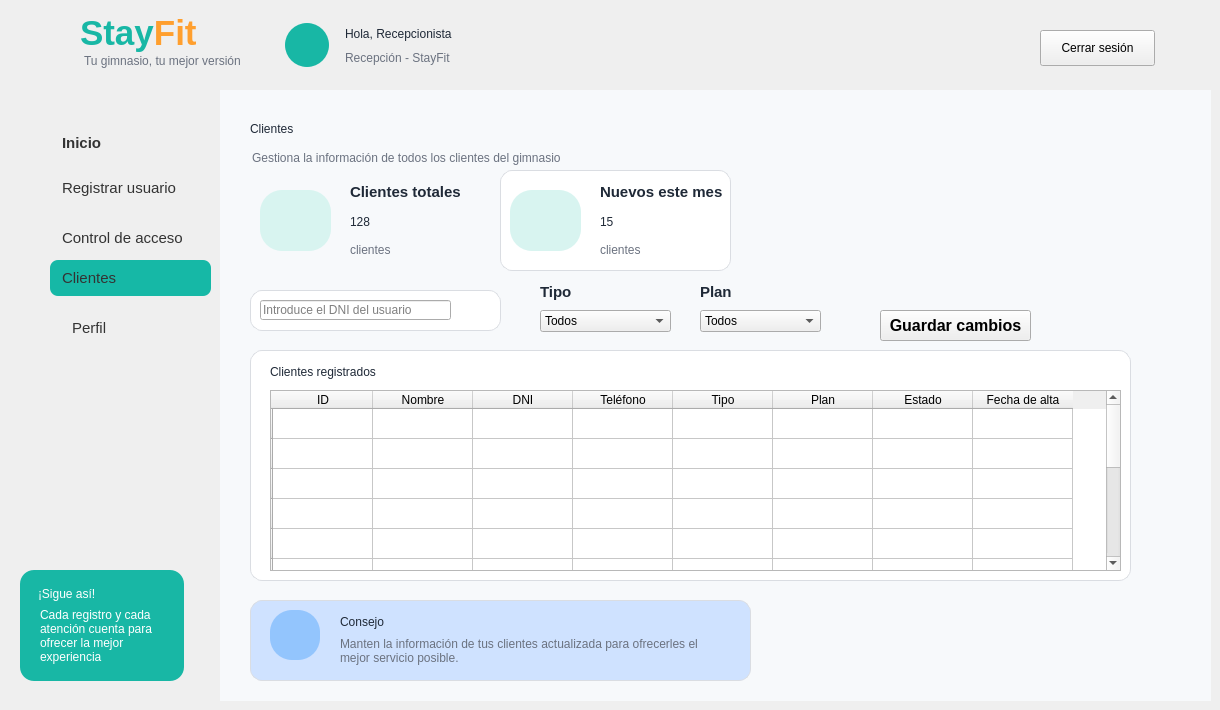
  <widget class="QWidget" name="centralwidget">
   <widget class="QFrame" name="frameHeader">
    <property name="geometry">
     <rect>
      <x>0</x>
      <y>0</y>
      <width>1201</width>
      <height>91</height>
     </rect>
    </property>
    <property name="frameShape">
     <enum>QFrame::NoFrame</enum>
    </property>
    <widget class="QLabel" name="lblLogoIcono">
     <property name="geometry">
      <rect>
       <x>18</x>
       <y>10</y>
       <width>65</width>
       <height>65</height>
      </rect>
     </property>
     <property name="styleSheet">
      <string notr="true">font: 28pt &quot;Segoe UI Emoji&quot;; color: #18B7A5;</string>
     </property>
     <property name="text">
      <string/>
     </property>
     <property name="pixmap">
      <pixmap>../imagenes/logo_stayfit.png</pixmap>
     </property>
     <property name="scaledContents">
      <bool>true</bool>
     </property>
    </widget>
    <widget class="QLabel" name="labelStayFitHeader">
     <property name="geometry">
      <rect>
       <x>80</x>
       <y>8</y>
       <width>170</width>
       <height>51</height>
      </rect>
     </property>
     <property name="text">
      <string>&lt;html&gt;&lt;head/&gt;&lt;body&gt;&lt;p&gt;&lt;span style=&quot; font-size:26pt; font-weight:700; color:#18B7A5;&quot;&gt;Stay&lt;/span&gt;&lt;span style=&quot; font-size:26pt; font-weight:700; color:#FF9F2E;&quot;&gt;Fit&lt;/span&gt;&lt;/p&gt;&lt;/body&gt;&lt;/html&gt;</string>
     </property>
    </widget>
    <widget class="QLabel" name="labelSubtituloHeader">
     <property name="geometry">
      <rect>
       <x>84</x>
       <y>52</y>
       <width>170</width>
       <height>18</height>
      </rect>
     </property>
     <property name="styleSheet">
      <string notr="true">color: #6B7280; font: 9pt &quot;Segoe UI&quot;;</string>
     </property>
     <property name="text">
      <string>Tu gimnasio, tu mejor versión</string>
     </property>
    </widget>
    <widget class="QLabel" name="lblAvatarCliente">
     <property name="geometry">
      <rect>
       <x>285</x>
       <y>23</y>
       <width>44</width>
       <height>44</height>
      </rect>
     </property>
     <property name="styleSheet">
      <string notr="true">background-color: #18B7A5; color: white; border-radius: 22px; font: 20pt &quot;Segoe UI Emoji&quot;;</string>
     </property>
     <property name="text">
      <string/>
     </property>
     <property name="pixmap">
      <pixmap>../imagenes/usuario.png</pixmap>
     </property>
     <property name="scaledContents">
      <bool>true</bool>
     </property>
    </widget>
    <widget class="QLabel" name="lblNombreCliente">
     <property name="geometry">
      <rect>
       <x>345</x>
       <y>22</y>
       <width>270</width>
       <height>24</height>
      </rect>
     </property>
     <property name="styleSheet">
      <string notr="true">font: bold 13pt &quot;Segoe UI&quot;; color: #1F2937;</string>
     </property>
     <property name="text">
      <string>Hola, Recepcionista</string>
     </property>
    </widget>
    <widget class="QLabel" name="lblFechaAltaCliente">
     <property name="geometry">
      <rect>
       <x>345</x>
       <y>48</y>
       <width>250</width>
       <height>20</height>
      </rect>
     </property>
     <property name="styleSheet">
      <string notr="true">font: 10pt &quot;Segoe UI&quot;; color: #6B7280;</string>
     </property>
     <property name="text">
      <string>Recepción - StayFit</string>
     </property>
    </widget>
    <widget class="QPushButton" name="btnCerrarSesion">
     <property name="geometry">
      <rect>
       <x>1040</x>
       <y>30</y>
       <width>115</width>
       <height>36</height>
      </rect>
     </property>
     <property name="text">
      <string>Cerrar sesión</string>
     </property>
    </widget>
    <widget class="QLabel" name="label_17">
     <property name="geometry">
      <rect>
       <x>510</x>
       <y>20</y>
       <width>31</width>
       <height>31</height>
      </rect>
     </property>
     <property name="text">
      <string/>
     </property>
     <property name="pixmap">
      <pixmap>src/vista/imagenes/ola.png</pixmap>
     </property>
     <property name="scaledContents">
      <bool>true</bool>
     </property>
    </widget>
   </widget>
   <widget class="QFrame" name="frameMenu">
    <property name="geometry">
     <rect>
      <x>0</x>
      <y>90</y>
      <width>220</width>
      <height>611</height>
     </rect>
    </property>
    <property name="frameShape">
     <enum>QFrame::NoFrame</enum>
    </property>
    <widget class="QPushButton" name="btnClientes">
     <property name="geometry">
      <rect>
       <x>50</x>
       <y>170</y>
       <width>161</width>
       <height>36</height>
      </rect>
     </property>
     <property name="font">
      <font>
       <family>Segoe UI</family>
       <pointsize>11</pointsize>
      </font>
     </property>
     <property name="toolTip">
      <string>&lt;html&gt;&lt;head/&gt;&lt;body&gt;&lt;p align=&quot;center&quot;&gt;&lt;br/&gt;&lt;/p&gt;&lt;/body&gt;&lt;/html&gt;</string>
     </property>
     <property name="layoutDirection">
      <enum>Qt::LeftToRight</enum>
     </property>
     <property name="styleSheet">
      <string notr="true">QPushButton {
    background-color:#16B8A6;
    border: none;
    border-radius: 8px;
    padding: 8px 12px;
    text-align: left;
    color: #333333;
}

QPushButton:hover {
    background-color: #E8F8F5;
}

QPushButton:checked {
    background-color: #DDF7F3;
    color: #333333;
    font-weight: bold;
}</string>
     </property>
     <property name="text">
      <string>Clientes</string>
     </property>
    </widget>
    <widget class="QPushButton" name="btnInicio">
     <property name="geometry">
      <rect>
       <x>50</x>
       <y>35</y>
       <width>150</width>
       <height>36</height>
      </rect>
     </property>
     <property name="font">
      <font>
       <family>Segoe UI</family>
       <pointsize>11</pointsize>
       <weight>75</weight>
       <italic>false</italic>
       <bold>true</bold>
      </font>
     </property>
     <property name="styleSheet">
      <string notr="true">QPushButton {
    background-color: transparent;
    border: none;
    border-radius: 8px;
    padding: 8px 12px;
    text-align: left;
    color: #333333;
}

QPushButton:hover {
    background-color: #E8F8F5;
}

QPushButton:checked {
    background-color: #DDF7F3;
    color: #333333;
    font-weight: bold;
}</string>
     </property>
     <property name="text">
      <string>Inicio</string>
     </property>
    </widget>
    <widget class="QPushButton" name="btnRegistroUsuario">
     <property name="geometry">
      <rect>
       <x>50</x>
       <y>80</y>
       <width>150</width>
       <height>36</height>
      </rect>
     </property>
     <property name="font">
      <font>
       <family>Segoe UI</family>
       <pointsize>11</pointsize>
      </font>
     </property>
     <property name="styleSheet">
      <string notr="true">QPushButton {
    background-color: transparent;
    border: none;
    border-radius: 8px;
    padding: 8px 12px;
    text-align: left;
    color: #333333;
}

QPushButton:hover {
    background-color: #E8F8F5;
}

QPushButton:checked {
    background-color: #DDF7F3;
    color: #333333;
    font-weight: bold;
}</string>
     </property>
     <property name="text">
      <string>Registrar usuario</string>
     </property>
    </widget>
    <widget class="QPushButton" name="btnControlAcceso">
     <property name="geometry">
      <rect>
       <x>50</x>
       <y>130</y>
       <width>150</width>
       <height>36</height>
      </rect>
     </property>
     <property name="font">
      <font>
       <family>Segoe UI</family>
       <pointsize>11</pointsize>
      </font>
     </property>
     <property name="styleSheet">
      <string notr="true">QPushButton {
    background-color: transparent;
    border: none;
    border-radius: 8px;
    padding: 8px 12px;
    text-align: left;
    color: #333333;
}

QPushButton:hover {
    background-color: #E8F8F5;
}

QPushButton:checked {
    background-color: #DDF7F3;
    color: #333333;
    font-weight: bold;
}</string>
     </property>
     <property name="text">
      <string>Control de acceso</string>
     </property>
    </widget>
    <widget class="QFrame" name="cardSigue">
     <property name="geometry">
      <rect>
       <x>20</x>
       <y>480</y>
       <width>164</width>
       <height>111</height>
      </rect>
     </property>
     <property name="styleSheet">
      <string notr="true">QFrame#cardSigue { background-color: #18B7A5; border-radius: 14px; border: none; }</string>
     </property>
     <widget class="QLabel" name="lblSigue">
      <property name="geometry">
       <rect>
        <x>18</x>
        <y>12</y>
        <width>130</width>
        <height>24</height>
       </rect>
      </property>
      <property name="styleSheet">
       <string notr="true">color:white; font:bold 11pt &quot;Segoe UI&quot;;</string>
      </property>
      <property name="text">
       <string>¡Sigue así!</string>
      </property>
     </widget>
     <widget class="QLabel" name="lblSigueTexto">
      <property name="geometry">
       <rect>
        <x>20</x>
        <y>30</y>
        <width>130</width>
        <height>71</height>
       </rect>
      </property>
      <property name="styleSheet">
       <string notr="true">color:white; font:9pt &quot;Segoe UI&quot;;</string>
      </property>
      <property name="text">
       <string>Cada registro y cada atención cuenta para ofrecer la mejor experiencia</string>
      </property>
      <property name="wordWrap">
       <bool>true</bool>
      </property>
     </widget>
    </widget>
    <widget class="QLabel" name="label">
     <property name="geometry">
      <rect>
       <x>20</x>
       <y>40</y>
       <width>20</width>
       <height>20</height>
      </rect>
     </property>
     <property name="text">
      <string/>
     </property>
     <property name="pixmap">
      <pixmap>../imagenes/casa_inicio.png</pixmap>
     </property>
     <property name="scaledContents">
      <bool>true</bool>
     </property>
    </widget>
    <widget class="QLabel" name="label_3">
     <property name="geometry">
      <rect>
       <x>15</x>
       <y>130</y>
       <width>25</width>
       <height>25</height>
      </rect>
     </property>
     <property name="text">
      <string/>
     </property>
     <property name="pixmap">
      <pixmap>../imagenes/control de acceso.png</pixmap>
     </property>
     <property name="scaledContents">
      <bool>true</bool>
     </property>
    </widget>
    <widget class="QLabel" name="label_12">
     <property name="geometry">
      <rect>
       <x>15</x>
       <y>80</y>
       <width>31</width>
       <height>31</height>
      </rect>
     </property>
     <property name="text">
      <string/>
     </property>
     <property name="pixmap">
      <pixmap>../imagenes/registrar usuario.png</pixmap>
     </property>
     <property name="scaledContents">
      <bool>true</bool>
     </property>
    </widget>
    <widget class="QLabel" name="label_8">
     <property name="geometry">
      <rect>
       <x>15</x>
       <y>170</y>
       <width>31</width>
       <height>31</height>
      </rect>
     </property>
     <property name="text">
      <string/>
     </property>
     <property name="pixmap">
      <pixmap>../imagenes/clientes.png</pixmap>
     </property>
     <property name="scaledContents">
      <bool>true</bool>
     </property>
    </widget>
    <widget class="QLabel" name="label_11">
     <property name="geometry">
      <rect>
       <x>20</x>
       <y>230</y>
       <width>23</width>
       <height>23</height>
      </rect>
     </property>
     <property name="text">
      <string/>
     </property>
     <property name="pixmap">
      <pixmap>../imagenes/usuario.png</pixmap>
     </property>
     <property name="scaledContents">
      <bool>true</bool>
     </property>
    </widget>
    <widget class="QPushButton" name="btnPerfil">
     <property name="geometry">
      <rect>
       <x>60</x>
       <y>220</y>
       <width>161</width>
       <height>36</height>
      </rect>
     </property>
     <property name="font">
      <font>
       <family>Segoe UI</family>
       <pointsize>11</pointsize>
       <weight>50</weight>
       <italic>false</italic>
       <bold>false</bold>
      </font>
     </property>
     <property name="styleSheet">
      <string notr="true">QPushButton {
    background-color: transparent;
    border: none;
    border-radius: 8px;
    padding: 8px 12px;
    text-align: left;
    color: #333333;
}

QPushButton:hover {
    background-color: #E8F8F5;
}

QPushButton:checked {
    background-color: #DDF7F3;
    color: #333333;
    font-weight: bold;
}</string>
     </property>
     <property name="text">
      <string>Perfil</string>
     </property>
    </widget>
   </widget>
   <widget class="QFrame" name="frameContenido">
    <property name="geometry">
     <rect>
      <x>220</x>
      <y>90</y>
      <width>991</width>
      <height>611</height>
     </rect>
    </property>
    <property name="frameShape">
     <enum>QFrame::NoFrame</enum>
    </property>
    <widget class="QLabel" name="lblBienvenida">
     <property name="geometry">
      <rect>
       <x>30</x>
       <y>22</y>
       <width>341</width>
       <height>34</height>
      </rect>
     </property>
     <property name="styleSheet">
      <string notr="true">font:bold 20pt &quot;Segoe UI&quot;; color:#1F2937;</string>
     </property>
     <property name="text">
      <string>Clientes</string>
     </property>
    </widget>
    <widget class="QLabel" name="lblResumen">
     <property name="geometry">
      <rect>
       <x>32</x>
       <y>58</y>
       <width>470</width>
       <height>20</height>
      </rect>
     </property>
     <property name="styleSheet">
      <string notr="true">font:9pt &quot;Segoe UI&quot;; color:#6B7280;</string>
     </property>
     <property name="text">
      <string>Gestiona la información de todos los clientes del gimnasio</string>
     </property>
    </widget>
    <widget class="QFrame" name="card1">
     <property name="geometry">
      <rect>
       <x>30</x>
       <y>80</y>
       <width>221</width>
       <height>101</height>
      </rect>
     </property>
     <widget class="QLabel" name="lblNombreCliente_13">
      <property name="geometry">
       <rect>
        <x>100</x>
        <y>10</y>
        <width>270</width>
        <height>24</height>
       </rect>
      </property>
      <property name="font">
       <font>
        <family>Segoe UI</family>
        <pointsize>11</pointsize>
        <weight>75</weight>
        <italic>false</italic>
        <bold>true</bold>
       </font>
      </property>
      <property name="styleSheet">
       <string notr="true">font: bold 11pt &quot;Segoe UI&quot;; color: #1F2937;</string>
      </property>
      <property name="text">
       <string>Clientes totales</string>
      </property>
     </widget>
     <widget class="QLabel" name="label_9">
      <property name="geometry">
       <rect>
        <x>25</x>
        <y>30</y>
        <width>41</width>
        <height>41</height>
       </rect>
      </property>
      <property name="text">
       <string/>
      </property>
      <property name="pixmap">
       <pixmap>../imagenes/clientes.png</pixmap>
      </property>
      <property name="scaledContents">
       <bool>true</bool>
      </property>
     </widget>
     <widget class="QLabel" name="lblIconAs_8">
      <property name="geometry">
       <rect>
        <x>10</x>
        <y>20</y>
        <width>71</width>
        <height>61</height>
       </rect>
      </property>
      <property name="styleSheet">
       <string notr="true">background-color:#D8F4F0; color:#18B7A5; border-radius:22px; font:bold 20pt &quot;Segoe UI&quot;;</string>
      </property>
      <property name="text">
       <string/>
      </property>
     </widget>
     <widget class="QLabel" name="lblTotalClientes">
      <property name="geometry">
       <rect>
        <x>100</x>
        <y>40</y>
        <width>61</width>
        <height>24</height>
       </rect>
      </property>
      <property name="styleSheet">
       <string notr="true">font: bold 20pt &quot;Segoe UI&quot;; color: #1F2937;</string>
      </property>
      <property name="text">
       <string>128</string>
      </property>
     </widget>
     <widget class="QLabel" name="lblResumen_8">
      <property name="geometry">
       <rect>
        <x>100</x>
        <y>70</y>
        <width>251</width>
        <height>20</height>
       </rect>
      </property>
      <property name="styleSheet">
       <string notr="true">font:9pt &quot;Segoe UI&quot;; color:#6B7280;</string>
      </property>
      <property name="text">
       <string>clientes</string>
      </property>
     </widget>
     <zorder>lblIconAs_8</zorder>
     <zorder>lblNombreCliente_13</zorder>
     <zorder>label_9</zorder>
     <zorder>lblTotalClientes</zorder>
     <zorder>lblResumen_8</zorder>
    </widget>
    <widget class="QLabel" name="label_19">
     <property name="geometry">
      <rect>
       <x>-380</x>
       <y>0</y>
       <width>1391</width>
       <height>621</height>
      </rect>
     </property>
     <property name="styleSheet">
      <string notr="true">background:#F7F9FB</string>
     </property>
     <property name="text">
      <string/>
     </property>
     <property name="pixmap">
      <pixmap>../imagenes/reborde_ola.png</pixmap>
     </property>
     <property name="scaledContents">
      <bool>true</bool>
     </property>
    </widget>
    <widget class="QFrame" name="card1_2">
     <property name="geometry">
      <rect>
       <x>30</x>
       <y>510</y>
       <width>501</width>
       <height>81</height>
      </rect>
     </property>
     <property name="styleSheet">
      <string notr="true">#card1_2 {
    background-color: #CFE2FF;
    border: 1px solid #DADDE2;
    border-radius: 12px;
}</string>
     </property>
     <widget class="QLabel" name="label_15">
      <property name="geometry">
       <rect>
        <x>30</x>
        <y>20</y>
        <width>31</width>
        <height>31</height>
       </rect>
      </property>
      <property name="text">
       <string/>
      </property>
      <property name="pixmap">
       <pixmap>../imagenes/usuario.png</pixmap>
      </property>
      <property name="scaledContents">
       <bool>true</bool>
      </property>
     </widget>
     <widget class="QLabel" name="lblNombreCliente_4">
      <property name="geometry">
       <rect>
        <x>90</x>
        <y>10</y>
        <width>270</width>
        <height>24</height>
       </rect>
      </property>
      <property name="styleSheet">
       <string notr="true">font: bold 13pt &quot;Segoe UI&quot;; color: #1F2937;</string>
      </property>
      <property name="text">
       <string>Consejo</string>
      </property>
     </widget>
     <widget class="QLabel" name="lblIconAs_4">
      <property name="geometry">
       <rect>
        <x>20</x>
        <y>10</y>
        <width>50</width>
        <height>50</height>
       </rect>
      </property>
      <property name="styleSheet">
       <string notr="true">background-color:#93C5FD; color:#18B7A5; border-radius:22px; font:bold 20pt &quot;Segoe UI&quot;;</string>
      </property>
      <property name="text">
       <string/>
      </property>
     </widget>
     <widget class="QLabel" name="lblResumen_2">
      <property name="geometry">
       <rect>
        <x>90</x>
        <y>10</y>
        <width>381</width>
        <height>81</height>
       </rect>
      </property>
      <property name="acceptDrops">
       <bool>false</bool>
      </property>
      <property name="autoFillBackground">
       <bool>false</bool>
      </property>
      <property name="styleSheet">
       <string notr="true">font:9pt &quot;Segoe UI&quot;; color:#6B7280;</string>
      </property>
      <property name="text">
       <string>Manten la información de tus clientes actualizada para ofrecerles el mejor servicio posible.</string>
      </property>
      <property name="scaledContents">
       <bool>false</bool>
      </property>
      <property name="wordWrap">
       <bool>true</bool>
      </property>
     </widget>
     <widget class="QLabel" name="label_13">
      <property name="geometry">
       <rect>
        <x>30</x>
        <y>20</y>
        <width>31</width>
        <height>31</height>
       </rect>
      </property>
      <property name="text">
       <string/>
      </property>
      <property name="pixmap">
       <pixmap>../imagenes/informacion.png</pixmap>
      </property>
      <property name="scaledContents">
       <bool>true</bool>
      </property>
     </widget>
    </widget>
    <widget class="QFrame" name="card1_6">
     <property name="geometry">
      <rect>
       <x>30</x>
       <y>260</y>
       <width>881</width>
       <height>231</height>
      </rect>
     </property>
     <property name="styleSheet">
      <string notr="true">#card1_6 {
    background-color: #FFFFFF;
    border: 1px solid #DADDE2;
    border-radius: 12px;
}</string>
     </property>
     <widget class="QLabel" name="lblNombreCliente_12">
      <property name="geometry">
       <rect>
        <x>20</x>
        <y>10</y>
        <width>270</width>
        <height>24</height>
       </rect>
      </property>
      <property name="styleSheet">
       <string notr="true">font: bold 13pt &quot;Segoe UI&quot;; color: #1F2937;</string>
      </property>
      <property name="text">
       <string>Clientes registrados</string>
      </property>
     </widget>
     <widget class="QTableWidget" name="tablaClientes">
      <property name="geometry">
       <rect>
        <x>20</x>
        <y>40</y>
        <width>851</width>
        <height>181</height>
       </rect>
      </property>
      <row>
       <property name="text">
        <string/>
       </property>
      </row>
      <row>
       <property name="text">
        <string/>
       </property>
      </row>
      <row>
       <property name="text">
        <string/>
       </property>
      </row>
      <row>
       <property name="text">
        <string/>
       </property>
      </row>
      <row>
       <property name="text">
        <string/>
       </property>
      </row>
      <row>
       <property name="text">
        <string/>
       </property>
      </row>
      <row>
       <property name="text">
        <string/>
       </property>
      </row>
      <row>
       <property name="text">
        <string/>
       </property>
      </row>
      <row>
       <property name="text">
        <string/>
       </property>
      </row>
      <row>
       <property name="text">
        <string/>
       </property>
      </row>
      <row>
       <property name="text">
        <string/>
       </property>
      </row>
      <row>
       <property name="text">
        <string/>
       </property>
      </row>
      <column>
       <property name="text">
        <string>ID</string>
       </property>
      </column>
      <column>
       <property name="text">
        <string>Nombre</string>
       </property>
      </column>
      <column>
       <property name="text">
        <string>DNI</string>
       </property>
      </column>
      <column>
       <property name="text">
        <string>Teléfono</string>
       </property>
      </column>
      <column>
       <property name="text">
        <string>Tipo</string>
       </property>
      </column>
      <column>
       <property name="text">
        <string>Plan</string>
       </property>
      </column>
      <column>
       <property name="text">
        <string>Estado</string>
       </property>
      </column>
      <column>
       <property name="text">
        <string>Fecha de alta</string>
       </property>
      </column>
     </widget>
    </widget>
    <widget class="QFrame" name="card1_10">
     <property name="geometry">
      <rect>
       <x>280</x>
       <y>80</y>
       <width>231</width>
       <height>101</height>
      </rect>
     </property>
     <property name="styleSheet">
      <string notr="true">#card1_10 {
    background-color: #FFFFFF;
    border: 1px solid #DADDE2;
    border-radius: 12px;
}</string>
     </property>
     <widget class="QLabel" name="lblNombreCliente_21">
      <property name="geometry">
       <rect>
        <x>100</x>
        <y>10</y>
        <width>270</width>
        <height>24</height>
       </rect>
      </property>
      <property name="font">
       <font>
        <family>Segoe UI</family>
        <pointsize>11</pointsize>
        <weight>75</weight>
        <italic>false</italic>
        <bold>true</bold>
       </font>
      </property>
      <property name="styleSheet">
       <string notr="true">font: bold 11pt &quot;Segoe UI&quot;; color: #1F2937;</string>
      </property>
      <property name="text">
       <string>Nuevos este mes</string>
      </property>
     </widget>
     <widget class="QLabel" name="label_22">
      <property name="geometry">
       <rect>
        <x>25</x>
        <y>30</y>
        <width>41</width>
        <height>41</height>
       </rect>
      </property>
      <property name="text">
       <string/>
      </property>
      <property name="pixmap">
       <pixmap>../imagenes/clientes.png</pixmap>
      </property>
      <property name="scaledContents">
       <bool>true</bool>
      </property>
     </widget>
     <widget class="QLabel" name="lblIconAs_12">
      <property name="geometry">
       <rect>
        <x>10</x>
        <y>20</y>
        <width>71</width>
        <height>61</height>
       </rect>
      </property>
      <property name="styleSheet">
       <string notr="true">background-color:#D8F4F0; color:#18B7A5; border-radius:22px; font:bold 20pt &quot;Segoe UI&quot;;</string>
      </property>
      <property name="text">
       <string/>
      </property>
     </widget>
     <widget class="QLabel" name="lblNuevosMes">
      <property name="geometry">
       <rect>
        <x>100</x>
        <y>40</y>
        <width>61</width>
        <height>24</height>
       </rect>
      </property>
      <property name="styleSheet">
       <string notr="true">font: bold 20pt &quot;Segoe UI&quot;; color: #1F2937;</string>
      </property>
      <property name="text">
       <string>15</string>
      </property>
     </widget>
     <widget class="QLabel" name="lblResumen_12">
      <property name="geometry">
       <rect>
        <x>100</x>
        <y>70</y>
        <width>251</width>
        <height>20</height>
       </rect>
      </property>
      <property name="styleSheet">
       <string notr="true">font:9pt &quot;Segoe UI&quot;; color:#6B7280;</string>
      </property>
      <property name="text">
       <string>clientes</string>
      </property>
     </widget>
     <widget class="QFrame" name="card1_11">
      <property name="geometry">
       <rect>
        <x>160</x>
        <y>90</y>
        <width>221</width>
        <height>101</height>
       </rect>
      </property>
      <property name="styleSheet">
       <string notr="true">#card1_7 {
    background-color: #FFFFFF;
    border: 1px solid #DADDE2;
    border-radius: 12px;
}</string>
      </property>
      <widget class="QLabel" name="lblNombreCliente_23">
       <property name="geometry">
        <rect>
         <x>100</x>
         <y>10</y>
         <width>270</width>
         <height>24</height>
        </rect>
       </property>
       <property name="font">
        <font>
         <family>Segoe UI</family>
         <pointsize>11</pointsize>
         <weight>75</weight>
         <italic>false</italic>
         <bold>true</bold>
        </font>
       </property>
       <property name="styleSheet">
        <string notr="true">font: bold 11pt &quot;Segoe UI&quot;; color: #1F2937;</string>
       </property>
       <property name="text">
        <string>Clientes totales</string>
       </property>
      </widget>
      <widget class="QLabel" name="label_23">
       <property name="geometry">
        <rect>
         <x>25</x>
         <y>30</y>
         <width>41</width>
         <height>41</height>
        </rect>
       </property>
       <property name="text">
        <string/>
       </property>
       <property name="pixmap">
        <pixmap>../imagenes/clientes.png</pixmap>
       </property>
       <property name="scaledContents">
        <bool>true</bool>
       </property>
      </widget>
      <widget class="QLabel" name="lblIconAs_13">
       <property name="geometry">
        <rect>
         <x>10</x>
         <y>20</y>
         <width>71</width>
         <height>61</height>
        </rect>
       </property>
       <property name="styleSheet">
        <string notr="true">background-color:#D8F4F0; color:#18B7A5; border-radius:22px; font:bold 20pt &quot;Segoe UI&quot;;</string>
       </property>
       <property name="text">
        <string/>
       </property>
      </widget>
      <widget class="QLabel" name="lblNombreCliente_24">
       <property name="geometry">
        <rect>
         <x>100</x>
         <y>40</y>
         <width>61</width>
         <height>24</height>
        </rect>
       </property>
       <property name="styleSheet">
        <string notr="true">font: bold 20pt &quot;Segoe UI&quot;; color: #1F2937;</string>
       </property>
       <property name="text">
        <string>128</string>
       </property>
      </widget>
      <widget class="QLabel" name="lblResumen_13">
       <property name="geometry">
        <rect>
         <x>100</x>
         <y>70</y>
         <width>251</width>
         <height>20</height>
        </rect>
       </property>
       <property name="styleSheet">
        <string notr="true">font:9pt &quot;Segoe UI&quot;; color:#6B7280;</string>
       </property>
       <property name="text">
        <string>clientes</string>
       </property>
      </widget>
     </widget>
     <widget class="QLabel" name="label_26">
      <property name="geometry">
       <rect>
        <x>25</x>
        <y>30</y>
        <width>41</width>
        <height>41</height>
       </rect>
      </property>
      <property name="text">
       <string/>
      </property>
      <property name="pixmap">
       <pixmap>../imagenes/usuario.png</pixmap>
      </property>
      <property name="scaledContents">
       <bool>true</bool>
      </property>
     </widget>
    </widget>
    <widget class="QFrame" name="card1_4">
     <property name="geometry">
      <rect>
       <x>30</x>
       <y>200</y>
       <width>251</width>
       <height>41</height>
      </rect>
     </property>
     <property name="styleSheet">
      <string notr="true">#card1_4{
    background-color: #FFFFFF;
    border: 1px solid #DADDE2;
    border-radius: 12px;
}</string>
     </property>
     <widget class="QLineEdit" name="lblBuscarDNI">
      <property name="geometry">
       <rect>
        <x>10</x>
        <y>10</y>
        <width>191</width>
        <height>20</height>
       </rect>
      </property>
      <property name="text">
       <string/>
      </property>
      <property name="placeholderText">
       <string>Introduce el DNI del usuario</string>
      </property>
     </widget>
     <widget class="QLabel" name="label_14">
      <property name="geometry">
       <rect>
        <x>220</x>
        <y>10</y>
        <width>21</width>
        <height>21</height>
       </rect>
      </property>
      <property name="text">
       <string/>
      </property>
      <property name="pixmap">
       <pixmap>../imagenes/lupa.png</pixmap>
      </property>
      <property name="scaledContents">
       <bool>true</bool>
      </property>
     </widget>
    </widget>
    <widget class="QLabel" name="lblNombreCliente_26">
     <property name="geometry">
      <rect>
       <x>320</x>
       <y>190</y>
       <width>71</width>
       <height>24</height>
      </rect>
     </property>
     <property name="font">
      <font>
       <family>Segoe UI</family>
       <pointsize>11</pointsize>
       <weight>75</weight>
       <italic>false</italic>
       <bold>true</bold>
      </font>
     </property>
     <property name="styleSheet">
      <string notr="true">font: bold 11pt &quot;Segoe UI&quot;; color: #1F2937;</string>
     </property>
     <property name="text">
      <string>Tipo</string>
     </property>
    </widget>
    <widget class="QLabel" name="lblNombreCliente_27">
     <property name="geometry">
      <rect>
       <x>480</x>
       <y>190</y>
       <width>71</width>
       <height>24</height>
      </rect>
     </property>
     <property name="font">
      <font>
       <family>Segoe UI</family>
       <pointsize>11</pointsize>
       <weight>75</weight>
       <italic>false</italic>
       <bold>true</bold>
      </font>
     </property>
     <property name="styleSheet">
      <string notr="true">font: bold 11pt &quot;Segoe UI&quot;; color: #1F2937;</string>
     </property>
     <property name="text">
      <string>Plan</string>
     </property>
    </widget>
    <widget class="QComboBox" name="comboBox_adultomenor">
     <property name="geometry">
      <rect>
       <x>320</x>
       <y>220</y>
       <width>131</width>
       <height>22</height>
      </rect>
     </property>
     <item>
      <property name="text">
       <string>Todos</string>
      </property>
     </item>
     <item>
      <property name="text">
       <string>Adulto</string>
      </property>
     </item>
     <item>
      <property name="text">
       <string>Menor</string>
      </property>
     </item>
    </widget>
    <widget class="QComboBox" name="comboBox_plan">
     <property name="geometry">
      <rect>
       <x>480</x>
       <y>220</y>
       <width>121</width>
       <height>22</height>
      </rect>
     </property>
     <item>
      <property name="text">
       <string>Todos</string>
      </property>
     </item>
     <item>
      <property name="text">
       <string>Básico</string>
      </property>
     </item>
     <item>
      <property name="text">
       <string>Premium</string>
      </property>
     </item>
    </widget>
    <widget class="QPushButton" name="btnCambios">
     <property name="geometry">
      <rect>
       <x>660</x>
       <y>220</y>
       <width>151</width>
       <height>31</height>
      </rect>
     </property>
     <property name="font">
      <font>
       <family>Segoe UI</family>
       <pointsize>12</pointsize>
       <weight>75</weight>
       <bold>true</bold>
      </font>
     </property>
     <property name="toolTip">
      <string>&lt;html&gt;&lt;head/&gt;&lt;body&gt;&lt;p align=&quot;center&quot;&gt;&lt;br/&gt;&lt;/p&gt;&lt;/body&gt;&lt;/html&gt;</string>
     </property>
     <property name="layoutDirection">
      <enum>Qt::LeftToRight</enum>
     </property>
     <property name="styleSheet">
      <string notr="true">

#btnInicio_5 {
    background-color:#00BFA6;
    border: 1px solid #DADDE2;
	color: #FFFFFF;
    border-radius: 12px;
}</string>
     </property>
     <property name="text">
      <string>Guardar cambios</string>
     </property>
    </widget>
    <zorder>label_19</zorder>
    <zorder>lblBienvenida</zorder>
    <zorder>lblResumen</zorder>
    <zorder>card1</zorder>
    <zorder>card1_2</zorder>
    <zorder>card1_6</zorder>
    <zorder>card1_10</zorder>
    <zorder>card1_4</zorder>
    <zorder>lblNombreCliente_26</zorder>
    <zorder>lblNombreCliente_27</zorder>
    <zorder>comboBox_adultomenor</zorder>
    <zorder>comboBox_plan</zorder>
    <zorder>btnCambios</zorder>
   </widget>
  </widget>
